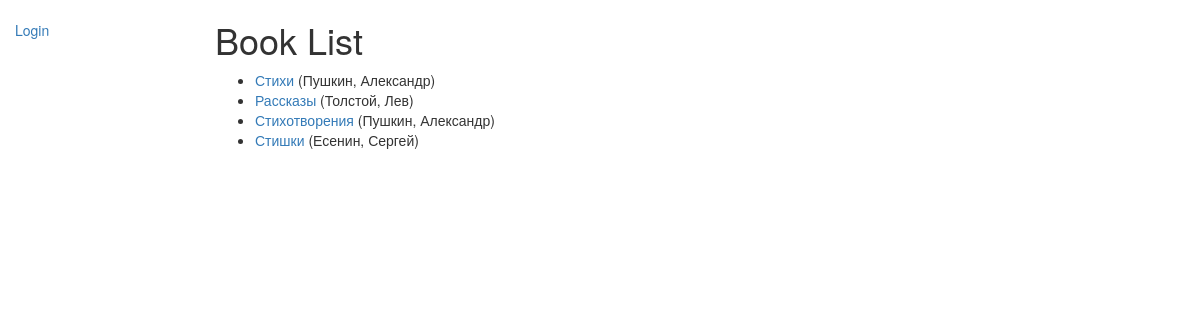
Before: /catalog/books/ with the older database file.
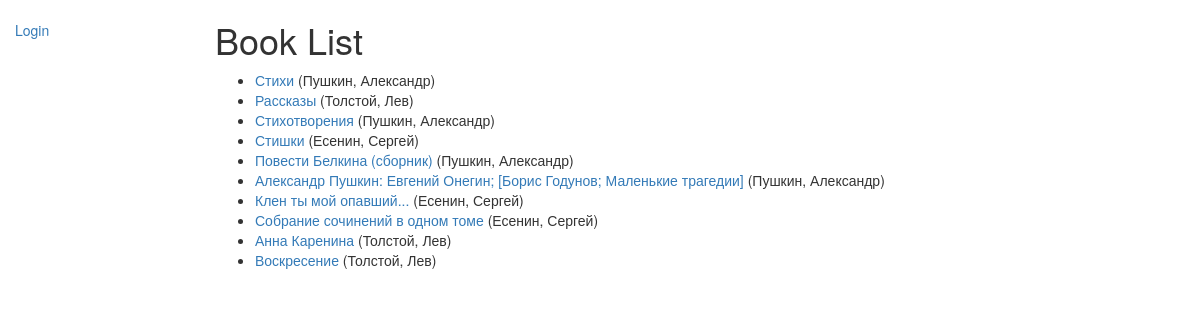
After: the same page with the newer database file.
### catalog/models.py (models this page shows, shortened)
class Book(models.Model):
    title = models.CharField(max_length=200)
    author = models.ForeignKey('Author', on_delete=models.SET_NULL, null=True)
    summary = models.TextField(max_length=1000, help_text="Enter a brief description of the book")
    isbn = models.CharField('ISBN',max_length=13, help_text='13 Character <a href="https://www.isbn-international.org/content/what-isbn">ISBN number</a>')
    genre = models.ManyToManyField(Genre, help_text="Select a genre for this book")
    language = models.ForeignKey('Language', on_delete=models.SET_NULL, null=True)
    def get_absolute_url(self):
        return reverse('book-detail', args=[str(self.id)])
    def display_genre(self):
        """
        Creates a string for the Genre. This is required to display genre in Admin.
        """
        return ', '.join([genre.name for genre in self.genre.all()[:3]])
    display_genre.short_description = 'Genre'

class Author(models.Model):
    first_name = models.CharField(max_length=100)
    last_name = models.CharField(max_length=100)
    date_of_birth = models.DateField(null=True, blank=True)
    date_of_death = models.DateField('Died', null=True, blank=True)
    def __str__(self):
        return '%s, %s' % (self.last_name, self.first_name)

### catalog/views.py (the view)
class BookListView(generic.ListView):
    model = Book

### catalog/templates/catalog/book_list.html
{% extends "base_generic.html" %}
{% block content %}
    <h1>Book List</h1>
    {% if book_list %}
    <ul>
      {% for book in book_list %}
      <li>
        <a href="{{ book.get_absolute_url }}">{{ book.title }}</a> ({{book.author}})
      </li>
      {% endfor %}
    </ul>
    {% else %}
      <p>There are no books in the library.</p>
    {% endif %}
{% endblock %}

### catalog/templates/base_generic.html (shortened to what this page needs)
<!DOCTYPE html>
<html lang="ru">
<head>
  <link rel="stylesheet" href="https://maxcdn.bootstrapcdn.com/bootstrap/3.3.7/css/bootstrap.min.css">
  {% load static %}
  <link rel="stylesheet" href="{% static 'css/styles.css' %}">
</head>
<body>
  <div class="container-fluid">
    <div class="row">
      <div class="col-sm-2">
      {% block sidebar %}
      <ul class="sidebar-nav">
          {% if user.is_authenticated %}
          <li>User: {{ user.get_username }}</li>
          <li><a href="{% url 'my-borrowed' %}">My Borrowed</a></li>
          <li><a href="{% url 'index' %}">Домой</a></li>
          <li><a href="{% url 'books' %}">Все книги</a></li>
          <li><a href="{% url 'authors' %}">Все авторы</a></li>
          <br>
          <li><a href="{% url 'logout'%}?next={{request.path}}">Logout</a></li>
          {% else %}
          <li><a href="{% url 'login'%}?next={{request.path}}">Login</a></li>
          {% endif %}
      </ul>
     {% endblock %}
      </div>
      <div class="col-sm-10 ">
      {% block content %}{% endblock %}
      </div>
    </div>
  </div>
</body>
</html>

### catalog/static/css/styles.css (style rules this page uses)
.sidebar-nav { margin-top: 20px; padding: 0; list-style: none; }

Changed rows visible on the page:
added Book: title "Повести Белкина (сборник)", author "Пушкин, Александр"
added Book: title "Александр Пушкин: Евгений Онегин; [Борис Годунов; Маленькие трагедии]", author "Пушкин, Александр"
added Book: title "Клен ты мой опавший...", author "Есенин, Сергей"
added Book: title "Собрание сочинений в одном томе", author "Есенин, Сергей"
added Book: title "Анна Каренина", author "Толстой, Лев"
added Book: title "Воскресение", author "Толстой, Лев"
